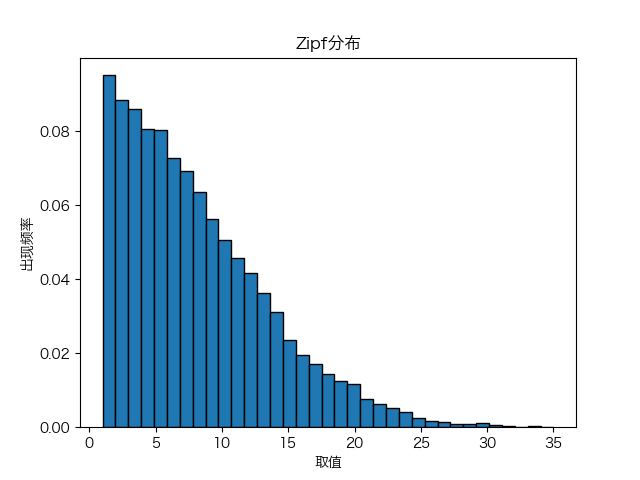

This chart was generated by the following Python code:
import math
import numpy as np
import matplotlib.pyplot as plt
import matplotlib as mpl
mpl.rcParams['font.sans-serif'] = ['Hiragino Sans GB'] 
mpl.rcParams['font.size'] = 10  
mpl.rcParams['axes.unicode_minus'] = False 

def Zipf(a=1, iter_epoch=100):
    state = 1
    for i in range(iter_epoch):
        a_add1 = math.pow(min(i / (i + 1), 1), a)
        if i > 1:
            a_sub1 = math.pow(min(i / (i - 1), 1), a)
        if state == 1:
            rand = np.random.uniform(0, 1)
            if rand < a_add1 * 0.5:
                state += 1
        
        else:
            rand = np.random.uniform(0, 1)
            if rand < a_add1 * 0.5:
                state += 1
            elif rand > 1 - a_sub1 * 0.5:
                state -= 1
    
    return state

samples = []

for i in range(10000):
    samples.append(Zipf(1, iter_epoch=100))
plt.hist(samples, bins=len(set(samples)), edgecolor='black', density=True)

plt.title('Zipf分布')
plt.xlabel('取值')
plt.ylabel('出现频率')
plt.savefig("6.png")
plt.show()